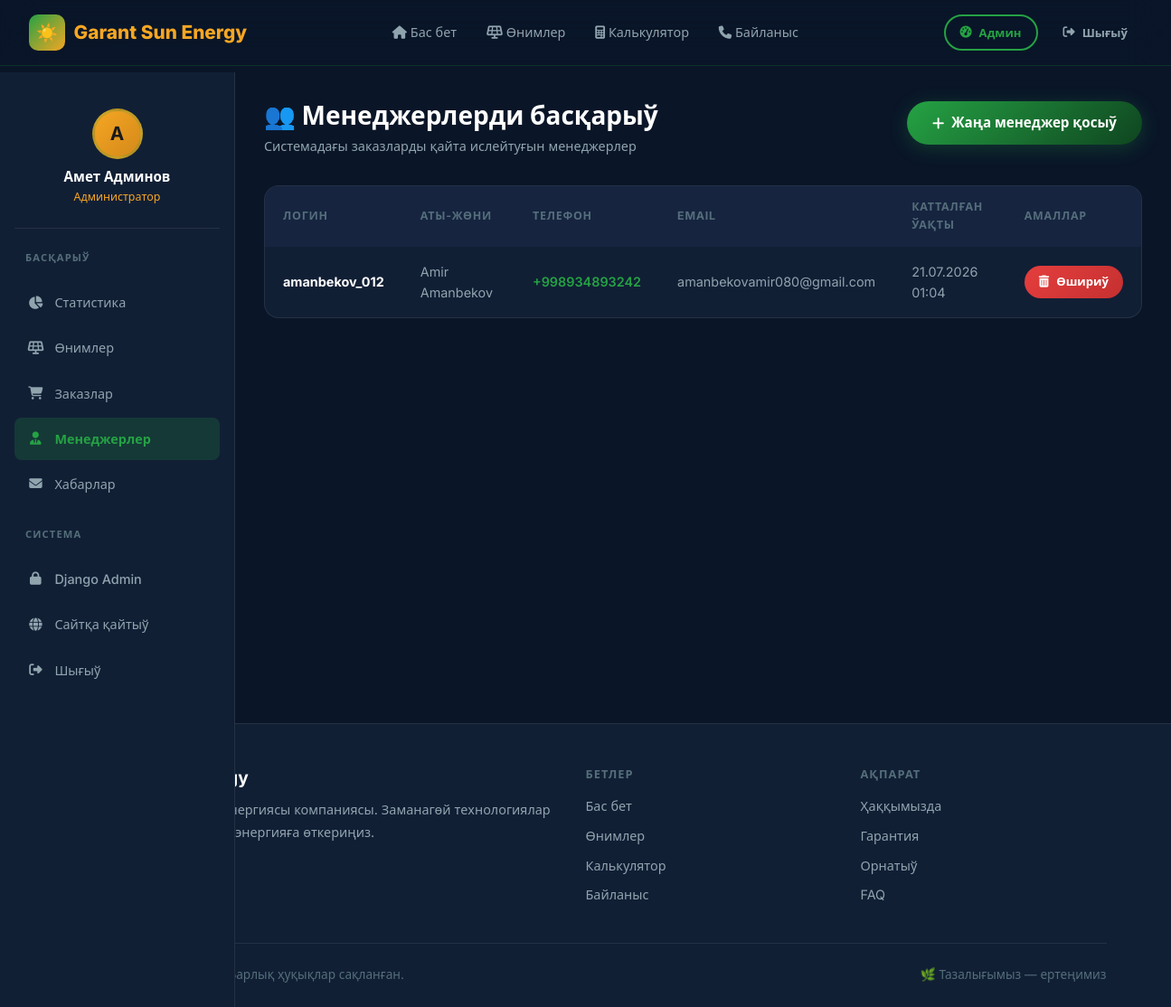
Screenshot of /admin-panel/managers/ (signed in) with the database file from the repository.
### core/models.py (models this page shows, shortened)
class CustomUser(AbstractUser):
    ROLE_CHOICES = [
        ('user', 'Пайдаланыўшы'),
        ('manager', 'Менеджер'),
        ('admin', 'Админ'),
    ]
    phone = models.CharField(
        max_length=20,
        blank=True,
        null=True,
        verbose_name='Телефон номер'
    )
    role = models.CharField(
        max_length=10,
        choices=ROLE_CHOICES,
        default='user',
        verbose_name='Роль'
    )
    address = models.TextField(
        blank=True,
        null=True,
        verbose_name='Мекан-жайы'
    )
    created_at = models.DateTimeField(auto_now_add=True, verbose_name='Дизимнен өткен ўақты')
    class Meta:
        verbose_name = 'Пайдаланыўшы'
        verbose_name_plural = 'Пайдаланыўшылар'

### core/views.py (the view)
# urls.py: path('admin-panel/managers/', views.admin_managers, name='admin_managers'),
@role_required('admin')
def admin_managers(request):
    managers = CustomUser.objects.filter(role='manager').order_by('-created_at')
    return render(request, 'admin_panel/managers.html', {'managers': managers})

### templates/admin_panel/managers.html (shortened to what this page needs)
{% extends 'admin_panel/base_admin.html' %}
{% block adm_content %}
<div class="page-header">
  <div>
    <h1>👥 Менеджерлерди басқарыў</h1>
    <p>Системадағы заказларды қайта ислейтуғын менеджерлер</p>
  </div>
  <a href="{% url 'admin_manager_add' %}" class="btn btn-primary">
    <i class="fas fa-plus"></i> Жаңа менеджер қосыў
  </a>
</div>
<div class="table-wrap">
  {% if managers %}
  <table>
    <thead>
      <tr>
        <th>Логин</th>
        <th>Аты-жөни</th>
        <th>Телефон</th>
        <th>Email</th>
        <th>Катталған ўақты</th>
        <th>Амаллар</th>
      </tr>
    </thead>
    <tbody>
      {% for manager in managers %}
      <tr>
        <td><strong>{{ manager.username }}</strong></td>
        <td>{{ manager.get_full_name|default:"—" }}</td>
        <td style="color:var(--green-light); font-weight:600;">{{ manager.phone|default:"—" }}</td>
        <td>{{ manager.email|default:"—" }}</td>
        <td>{{ manager.created_at|date:"d.m.Y H:i" }}</td>
        <td>
          <a href="{% url 'admin_manager_delete' manager.pk %}" class="btn btn-danger btn-sm">
            <i class="fas fa-trash-alt"></i> Өшириў
          </a>
        </td>
      </tr>
      {% endfor %}
    </tbody>
  </table>
  {% else %}
  <div class="empty-state">
    <i class="fas fa-users-cog"></i>
    <h3>Менеджерлер қосылмаған</h3>
  </div>
  {% endif %}
</div>
{% endblock %}

### templates/admin_panel/base_admin.html (shortened to what this page needs)
{% extends 'base.html' %}
{% block content %}
<div class="dashboard-layout">
  <aside class="sidebar" id="sidebar">
    <div style="text-align:center; padding:1rem 0.5rem 1.5rem; border-bottom:1px solid var(--border-light); margin-bottom:0.5rem;">
      <div class="profile-avatar" style="width:56px; height:56px; font-size:1.3rem; margin-bottom:0.5rem; background:linear-gradient(135deg,var(--gold),var(--gold-dark)); color:#1a1a1a;">
        A
      </div>
      <div style="font-weight:600; color:var(--white); font-size:0.95rem;">{{ user.get_full_name|default:user.username }}</div>
      <div style="font-size:0.78rem; color:var(--gold);">Администратор</div>
    </div>
    <div class="sidebar-title">Басқарыў</div>
    <a href="{% url 'admin_dashboard' %}" class="sidebar-link {% if request.resolver_match.url_name == 'admin_dashboard' %}active{% endif %}" id="adm-home-link">
      <i class="fas fa-chart-pie"></i> Статистика
    </a>
    <a href="{% url 'admin_products' %}" class="sidebar-link {% if 'products' in request.path %}active{% endif %}" id="adm-products-link">
      <i class="fas fa-solar-panel"></i> Өнимлер
    </a>
    <a href="{% url 'admin_all_orders' %}" class="sidebar-link {% if 'orders' in request.path %}active{% endif %}" id="adm-orders-link">
      <i class="fas fa-shopping-cart"></i> Заказлар
    </a>
    <a href="{% url 'admin_managers' %}" class="sidebar-link {% if 'managers' in request.path %}active{% endif %}" id="adm-managers-link">
      <i class="fas fa-user-tie"></i> Менеджерлер
    </a>
    <a href="{% url 'admin_messages' %}" class="sidebar-link {% if 'messages' in request.path %}active{% endif %}" id="adm-messages-link">
      <i class="fas fa-envelope"></i> Хабарлар
    </a>
    <div class="sidebar-title" style="margin-top:1rem;">Система</div>
    <a href="/admin/" class="sidebar-link" target="_blank" id="adm-django-link">
      <i class="fas fa-lock"></i> Django Admin
    </a>
    <a href="{% url 'home' %}" class="sidebar-link" id="adm-site-link">
      <i class="fas fa-globe"></i> Сайтқа қайтыў
    </a>
    <a href="{% url 'logout' %}" class="sidebar-link" id="adm-logout-link">
      <i class="fas fa-sign-out-alt"></i> Шығыў
    </a>
  </aside>
  <main class="main-content">
    {% block adm_content %}{% endblock %}
  </main>
</div>
{% endblock %}

### static/css/style.css (style rules this page uses)
:root { --green-primary: #1a6b35; --green-light: #25a244; --green-dark: #0f4520; --green-glow: rgba(37, 162, 68, 0.25); --gold: #f5a623; --gold-light: #ffd166; --gold-dark: #d4891a; --white: #ffffff; --bg-dark: #0a1628; --bg-card: #111f35; --bg-card2: #162440; --text-primary: #e8f5e9; --text-secondary: #90a4ae; --text-muted: #546e7a; --border: rgba(37, 162, 68, 0.2); --border-light: rgba(255, 255, 255, 0.08); --shadow-green: 0 0 30px rgba(37, 162, 68, 0.15); --shadow-card: 0 8px 32px rgba(0, 0, 0, 0.4); --radius: 16px; --radius-sm: 8px; --radius-lg: 24px; --transition: all 0.3s cubic-bezier(0.4, 0, 0.2, 1); }
*, *::before, *::after { box-sizing: border-box; margin: 0; padding: 0; }
html { scroll-behavior: smooth; }
body { font-family: 'Inter', system-ui, sans-serif; background: var(--bg-dark); color: var(--text-primary); line-height: 1.6; min-height: 100vh; overflow-x: hidden; }
a { color: var(--green-light); text-decoration: none; transition: var(--transition); }
h1, h2, h3, h4, h5 { font-weight: 700; line-height: 1.2; }
h1 { font-size: clamp(2rem, 5vw, 3.5rem); }
.btn { display: inline-flex; align-items: center; gap: 0.5rem; padding: 0.75rem 1.75rem; border-radius: 50px; font-size: 0.95rem; font-weight: 600; cursor: pointer; border: none; transition: var(--transition); text-decoration: none; white-space: nowrap; }
.btn-primary { background: linear-gradient(135deg, var(--green-light), var(--green-dark)); color: var(--white); box-shadow: 0 4px 20px var(--green-glow); }
.btn-danger { background: linear-gradient(135deg, #e53e3e, #c53030); color: var(--white); }
.btn-sm { padding: 0.45rem 1rem; font-size: 0.82rem; }
.dashboard-layout { display: flex; min-height: 100vh; padding-top: 80px; }
.sidebar { width: 260px; background: var(--bg-card); border-right: 1px solid var(--border-light); padding: 1.5rem 1rem; position: fixed; left: 0; top: 80px; bottom: 0; overflow-y: auto; z-index: 100; transition: var(--transition); }
.sidebar-title { font-size: 0.7rem; font-weight: 700; text-transform: uppercase; letter-spacing: 0.1em; color: var(--text-muted); padding: 0.5rem 0.75rem; margin-bottom: 0.5rem; margin-top: 1rem; }
.sidebar-link { display: flex; align-items: center; gap: 0.75rem; padding: 0.75rem 0.9rem; border-radius: var(--radius-sm); color: var(--text-secondary); font-size: 0.9rem; font-weight: 500; transition: var(--transition); margin-bottom: 0.2rem; }
.sidebar-link.active { background: rgba(37, 162, 68, 0.2); color: var(--green-light); font-weight: 600; }
.sidebar-link i { width: 18px; text-align: center; }
.main-content { margin-left: 260px; flex: 1; padding: 2rem; }
.table-wrap { background: var(--bg-card); border: 1px solid var(--border-light); border-radius: var(--radius); overflow: hidden; }
table { width: 100%; border-collapse: collapse; }
thead th { background: var(--bg-card2); padding: 0.85rem 1.25rem; text-align: left; font-size: 0.78rem; font-weight: 700; text-transform: uppercase; letter-spacing: 0.06em; color: var(--text-muted); }
tbody tr { border-bottom: 1px solid var(--border-light); transition: var(--transition); }
tbody tr:last-child { border-bottom: none; }
tbody td { padding: 1rem 1.25rem; font-size: 0.9rem; color: var(--text-secondary); }
tbody td:first-child { color: var(--white); font-weight: 500; }
.page-header { margin-bottom: 2rem; display: flex; align-items: flex-start; justify-content: space-between; flex-wrap: wrap; gap: 1rem; }
.page-header h1 { font-size: 1.75rem; color: var(--white); margin-bottom: 0.25rem; }
.page-header p { color: var(--text-secondary); font-size: 0.9rem; }
.profile-avatar { width: 80px; height: 80px; border-radius: 50%; background: linear-gradient(135deg, var(--green-light), var(--gold)); display: flex; align-items: center; justify-content: center; font-size: 2rem; font-weight: 700; color: var(--white); margin: 0 auto 1rem; border: 3px solid var(--border); }

### rows the page displays
CustomUser: get_full_name "Амет Админов"
CustomUser: username "amanbekov_012", get_full_name "Amir Amanbekov", phone "+998934893242", email "amanbekovamir080@gmail.com", created_at "21.07.2026 01:04"
